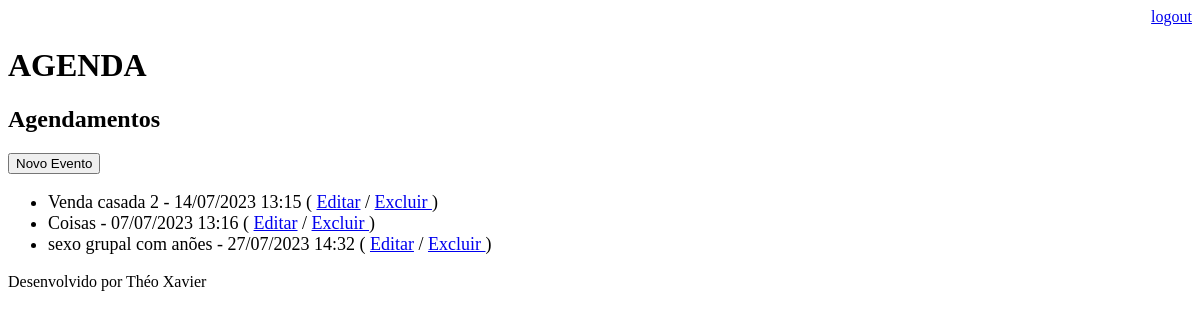
Page /agenda/ (signed in) on the earlier database version.
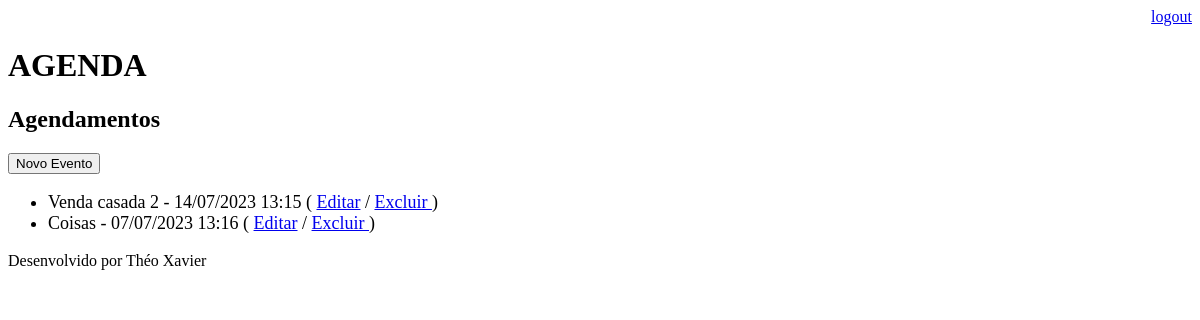
Same page on the later database version.
### core/models.py (models this page shows, shortened)
class Evento(models.Model):
    titulo = models.CharField(max_length=100, verbose_name='Título')
    descricao = models.TextField(blank=True, null=True, verbose_name='Descrição')
    dataEvento = models.DateTimeField(verbose_name='Data do evento')
    dataCriacao = models.DateTimeField(auto_now=True, verbose_name='Data da criação')
    local = models.CharField(max_length=100, blank=True, null=True)
    usuario = models.ForeignKey(User, on_delete=models.CASCADE)
    def get_data_evento(self):
        return self.dataEvento.strftime('%d/%m/%Y %H:%M')
    def get_evento_atrasado(self):
        if self.dataEvento < datetime.now():
            return True
        else:
            return False

### core/views.py (the view)
# urls.py: path('agenda/', views.listaEventos),
@login_required(login_url='/login/')
def listaEventos(request):
    usuario = request.user
    data_atual = datetime.now() - timedelta(hours=3)
    evento = Evento.objects.filter(usuario=usuario, dataEvento__gt=data_atual)
    response = {'eventos': evento}
    return render(request, 'agenda.html', response)

### templates/agenda.html
{% extends "model-page.html" %}
{% block content%}
    <h2>Agendamentos</h2>
    <a href="evento/">
        <button type="button"> Novo Evento </button>
    </a>
    <ul style="font-size: 18px">
        {% for evento in eventos %}
        <li>
            <div style="{% if evento.get_evento_atrasado %} color: red {% endif %}">
                {{ evento.titulo }} - {{ evento.get_data_evento }}
                (
                <a href="evento/?id={{ evento.id }}"> Editar</a>
                /
                <a href="evento/delete/{{evento.id}}"> Excluir </a>
                )
            </div>
        </li>
        {% endfor %}
    </ul>
{% endblock %}

Differences in the rows shown:
removed Evento: titulo "sexo grupal com anões", get_data_evento "27/07/2023 14:32"
